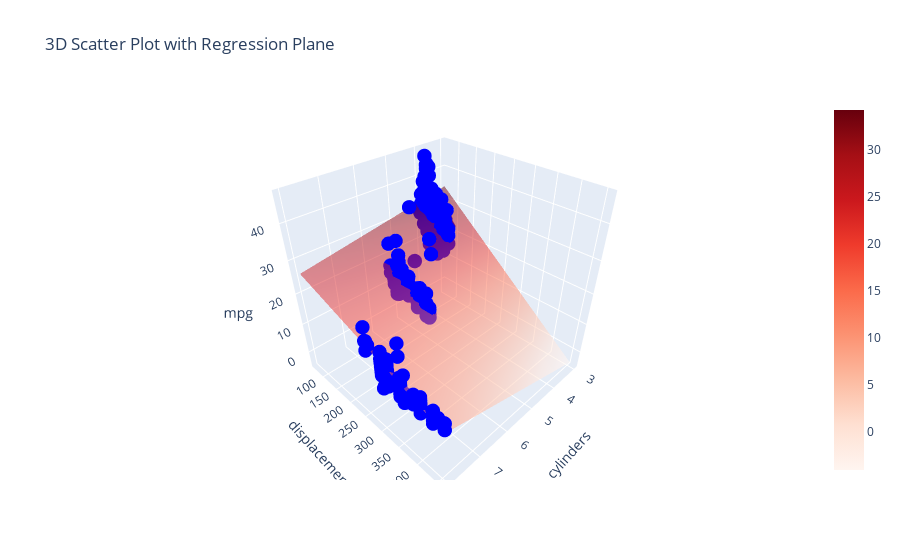

This figure's notebook cell:
### Markdown cell above
More support for improvement from interaciton term

### Code cell
import plotly.graph_objects as go

# Assuming interaction_model is already fitted
x1 = features['cylinders']
x2 = features['displacement']
y = labels

# Create a grid for x1 and x2
x1_range = np.linspace(x1.min(), x1.max(), 50)
x2_range = np.linspace(x2.min(), x2.max(), 50)
x1_grid, x2_grid = np.meshgrid(x1_range, x2_range)

# Predict y values for the grid
# Create a dataframe for the grid
grid_data = pd.DataFrame({
    'cylinders': x1_grid.ravel(),
    'displacement': x2_grid.ravel()
})

# Predict using the model
y_predict = interaction_model.predict(grid_data)

# Reshape the predicted values to match the grid
y_grid = y_predict.values.reshape(x1_grid.shape)

# Create the plot
fig = go.Figure()

# Add scatter plot
fig.add_trace(go.Scatter3d(
    x=x1, y=x2, z=y,
    mode='markers',
    marker=dict(size=5, color='blue'),
    name='Data'
))

# Add surface plot
fig.add_trace(go.Surface(
    x=x1_grid, y=x2_grid, z=y_grid,
    colorscale='reds',
    opacity=0.5,
    name='Regression Plane'
))

# Set labels and title
fig.update_layout(
    scene=dict(
        xaxis_title='cylinders',
        yaxis_title='displacement',
        zaxis_title='mpg'
    ),
    title='3D Scatter Plot with Regression Plane'
)

fig.show()

### Figure 1 — Plotly figure (JSON) as saved in the notebook; plotly's stock layout.template omitted (floating-point values rounded to 4 significant figures; data arrays with more than 128 entries replaced by an {"elided": "..."} marker saying what was removed)
{"data": [{"marker": {"color": "blue", "size": 5}, "mode": "markers", "name": "Data", "type": "scatter3d", "x": {"elided": "392 int values"}, "y": {"elided": "392 float values"}, "z": {"elided": "392 float values"}}, {"colorscale": [[0, "rgb(255,245,240)"], [0.125, "rgb(254,224,210)"], [0.25, "rgb(252,187,161)"], [0.375, "rgb(252,146,114)"], [0.5, "rgb(251,106,74)"], [0.625, "rgb(239,59,44)"], [0.75, "rgb(203,24,29)"], [0.875, "rgb(165,15,21)"], [1, "rgb(103,0,13)"]], "name": "Regression Plane", "opacity": 0.5, "type": "surface", "x": {"elided": "50x50 float values"}, "y": {"elided": "50x50 float values"}, "z": {"elided": "50x50 float values"}}], "layout": {"scene": {"xaxis": {"title": {"text": "cylinders"}}, "yaxis": {"title": {"text": "displacement"}}, "zaxis": {"title": {"text": "mpg"}}}, "title": {"text": "3D Scatter Plot with Regression Plane"}}}
